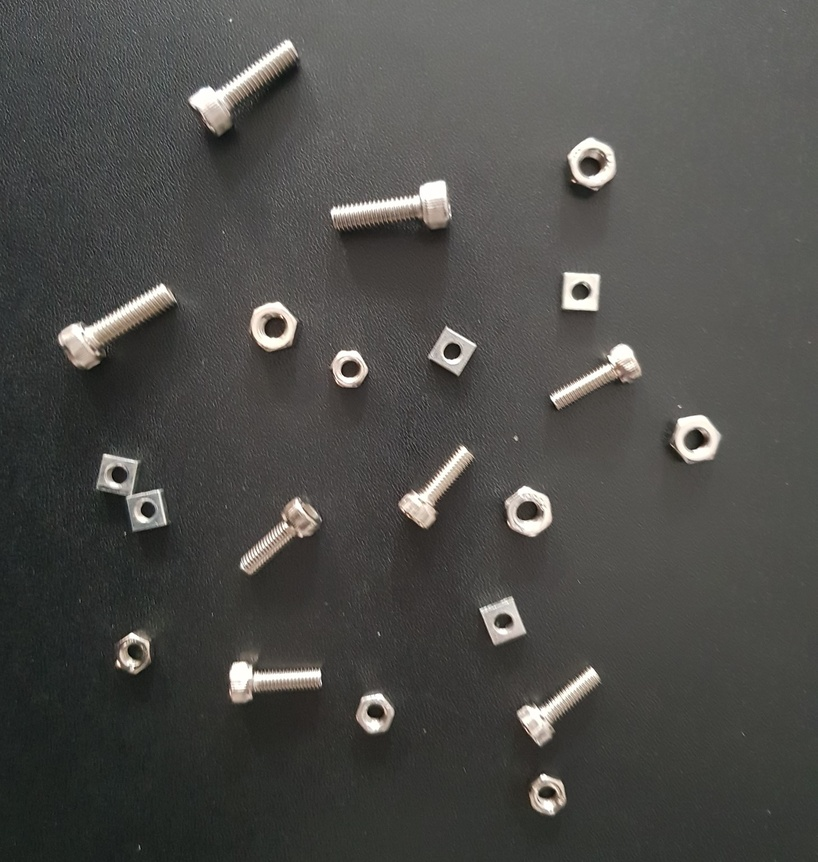
//> input picture Image/Lab_GrayScale_TestImage.jpg, 818 x 862 px, shrunk from 1459 x 1537 before the run
$ ./DLIP_Tutorial_Filter_Image   (built with g++ and OpenCV 4)
//> lines starting //> are read from the running program, lines starting //| are printed output that depends on the picture
/* ------------------------------------------------------ /
*Image Proccessing with Deep Learning
* OpenCV : Filter Demo
* Created : 2021 - Spring
------------------------------------------------------ */

#include <opencv2/opencv.hpp>
#include <iostream>

using namespace std;
using namespace cv;

int main()
{
    cv::Mat src, dst;
    src = cv::imread("../Image/Lab_GrayScale_TestImage.jpg", 0);
//> src: 862 rows x 818 cols, CV_8UC1; min 0, max 255, mean 76.6

    int i = 3;
    Size kernelSize = cv::Size(i, i);

    /* Blur */
    cv::blur(src, dst, cv::Size(i, i), cv::Point(-1, -1));
    namedWindow("Blur", WINDOW_NORMAL);
    imshow("Blur", dst);


    /* Gaussian Filter */
    cv::GaussianBlur(src, dst, cv::Size(i,i), 0, 0);
    namedWindow("Gaussian", WINDOW_NORMAL);
    imshow("Gaussian", dst);


    /* Median Filter */
    cv::medianBlur(src, dst, i);
    namedWindow("Median", WINDOW_AUTOSIZE);
    imshow("Median", dst);


    /* Laplacian Filter */
    int kernel_size = 3;
    int scale = 1;
    int delta = 0;
    int ddepth = CV_16S;

    cv::Laplacian(src, dst, ddepth, kernel_size, scale, delta, cv::BORDER_DEFAULT);
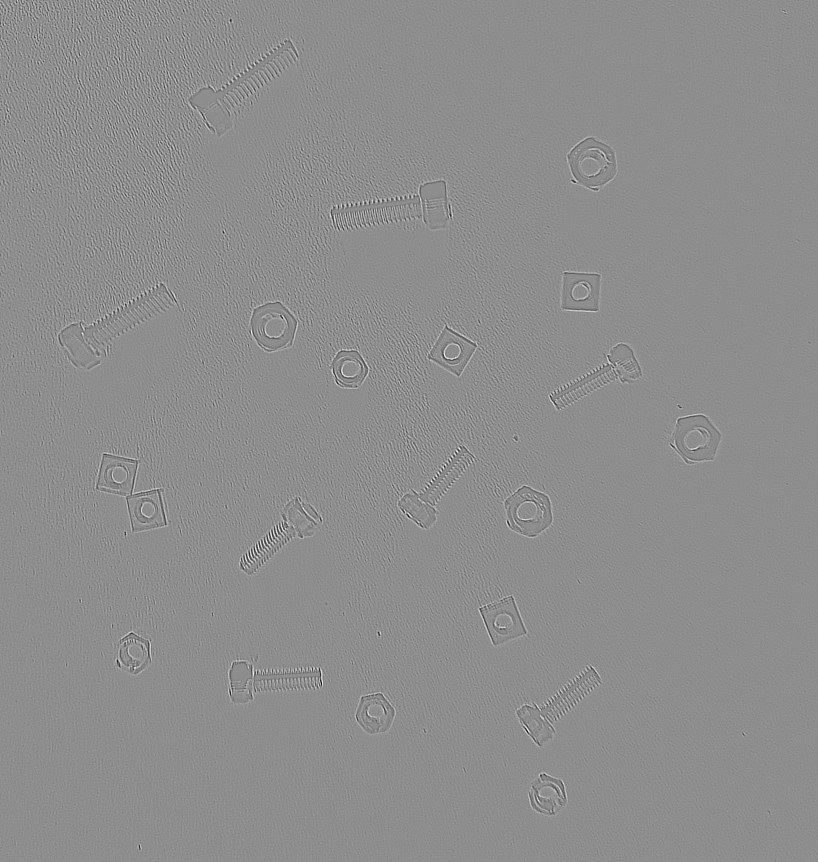
//> dst: 862 rows x 818 cols, CV_16SC1; min -962, max 766, mean 0; drawn with min black and max white
    src.convertTo(src, CV_16S);
//> src: 862 rows x 818 cols, CV_16SC1
    cv::Mat result_laplcaian = src - dst;
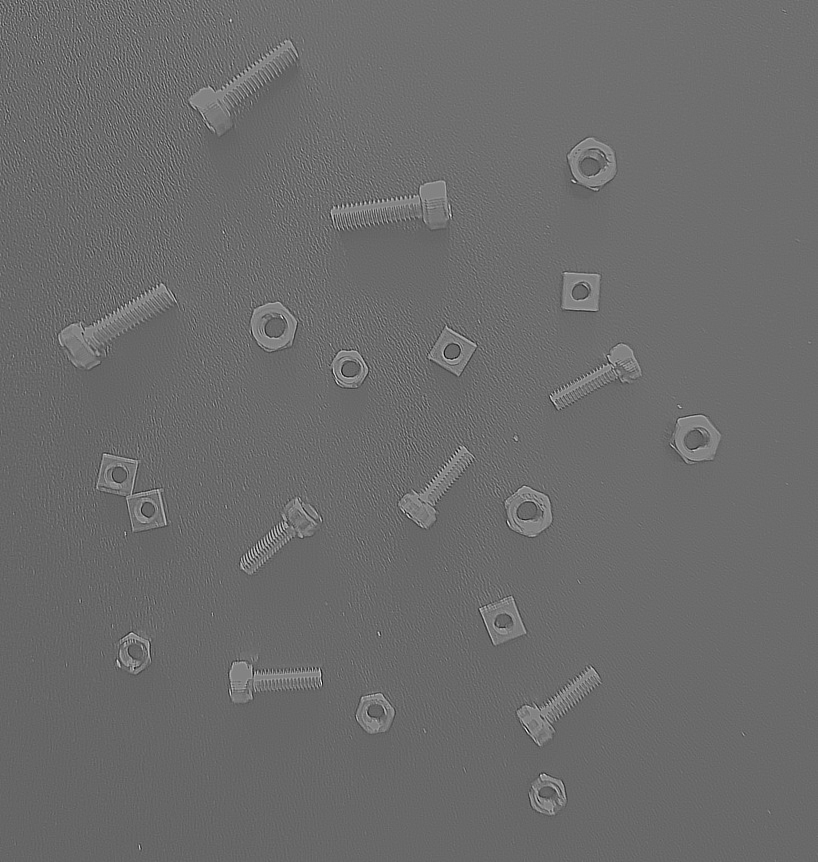
//> result_laplcaian: 862 rows x 818 cols, CV_16SC1; min -740, max 1185, mean 76.6; drawn with min black and max white
    result_laplcaian.convertTo(result_laplcaian, CV_8U);
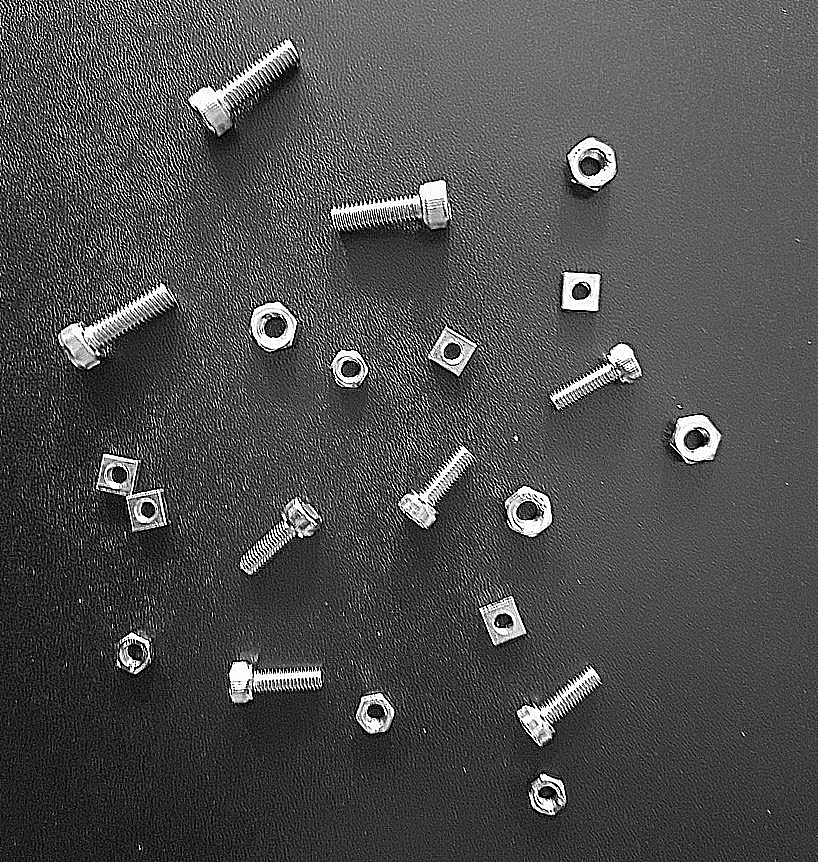
//> result_laplcaian: 862 rows x 818 cols, CV_8UC1; min 0, max 255, mean 78
    namedWindow("Laplacian", WINDOW_AUTOSIZE);
    cv::imshow("Laplacian", result_laplcaian);


    /* 2D Convolution of a filter kernel */
    /* Design a normalized box filter kernel 5 by 5 */
    src.convertTo(src, CV_8UC1);

    delta = 0;
    ddepth = -1;
    kernel_size = 5;
    Point anchor = Point(-1, -1);

    Mat kernel = Mat::ones(kernel_size, kernel_size, CV_32F) / (float)(kernel_size * kernel_size);
    kernel.at<float>(2,2) = 3;

    cv::filter2D(src, dst, ddepth, kernel, anchor);
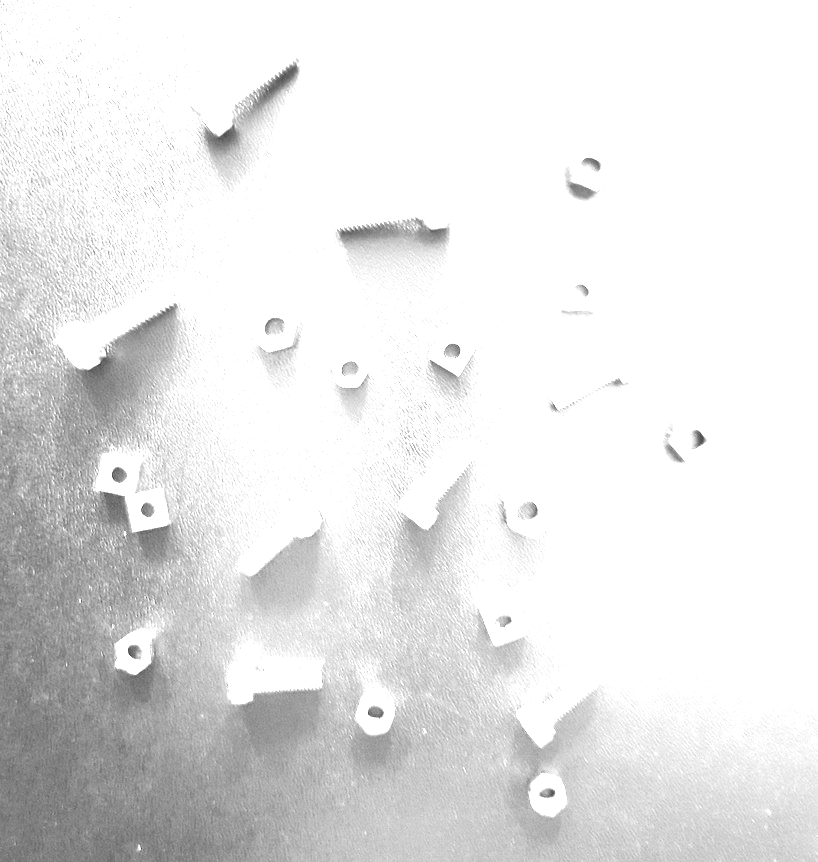
//> dst: 862 rows x 818 cols, CV_8UC1; min 62, max 255, mean 230.8
    namedWindow("Conv2D", WINDOW_AUTOSIZE);
    cv::imshow("Conv2D", dst);

    cv::waitKey(0);
}
